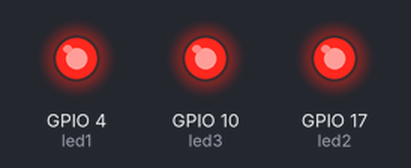
Simulated run of this sketch. Board: ESP32-S3. Shown: output pins drawn as LEDs (lit = HIGH). What the sketch prints to the serial monitor is not drawn.

Above: at 0.4 s.
At 1.4 s:
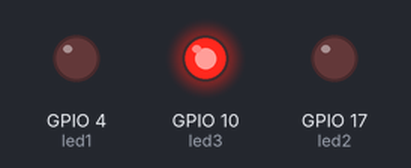
At 1.9 s:
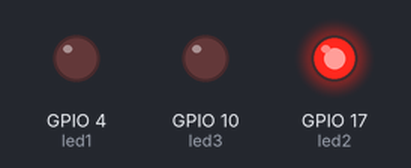
At 2.5 s:
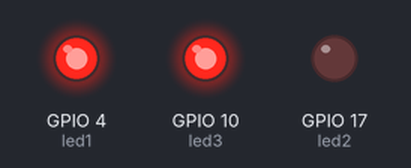
At 3.4 s:
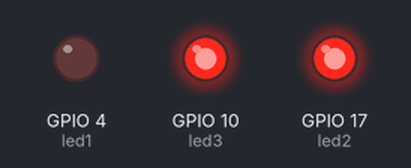
At 3.9 s:
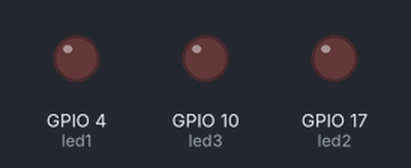
Timing chart, 0 to 4.8 s (numbered marks = the images above):
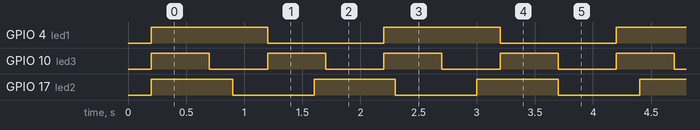

The sketch:

sketch.ino
```cpp
TaskHandle_t led1TaskHandle, led2TaskHandle, led3TaskHandle;

const int led1 = 4;
const int led2 = 17;
const int led3 = 10;

void setup() {
  Serial.begin(115200);
  delay(200);

  pinMode(led1, OUTPUT);
  pinMode(led2, OUTPUT);
  pinMode(led3, OUTPUT);

  xTaskCreatePinnedToCore(LedTask1code, "LedTask1", 4096, NULL, 1, &led1TaskHandle, 0);
  xTaskCreatePinnedToCore(LedTask2code, "LedTask2", 4096, NULL, 1, &led2TaskHandle, 1);
  xTaskCreatePinnedToCore(LedTask3code, "LedTask3", 4096, NULL, 1, &led3TaskHandle, 0);
}

void LedTask1code(void *pv) {
  Serial.print("Task1 running on core ");
  Serial.println(xPortGetCoreID());
  for (;;) {
    digitalWrite(led1, HIGH); delay(1000);
    digitalWrite(led1, LOW);  delay(1000);
  }
}

void LedTask2code(void *pv) {
  Serial.print("Task2 running on core ");
  Serial.println(xPortGetCoreID());
  for (;;) {
    digitalWrite(led2, HIGH); delay(700);
    digitalWrite(led2, LOW);  delay(700);
  }
}

void LedTask3code(void *pv) {
  Serial.print("Task3 running on core ");
  Serial.println(xPortGetCoreID());
  for (;;) {
    digitalWrite(led3, HIGH); delay(500);
    digitalWrite(led3, LOW);  delay(500);
  }
}

void loop() {
  delay(10);
}
```

Measured:
- by itself, GPIO 4 (led1): alternates HIGH for 1.0 s and LOW for 1.0 s
- by itself, GPIO 10 (led3): alternates HIGH for 0.50 s and LOW for 0.50 s
- by itself, GPIO 17 (led2): alternates HIGH for 0.70 s and LOW for 0.70 s
